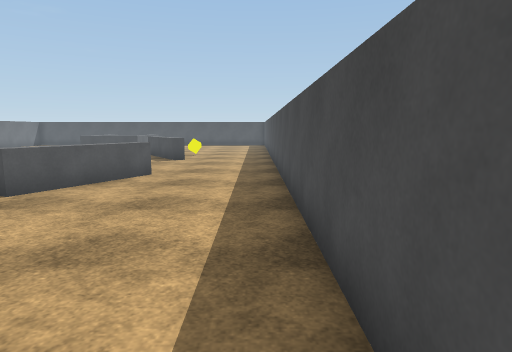
view 1 (above)

17 first-person views from a walk through a scene from a Unity 3-D project. The camera is 1.4 m above the floor, tilts 8° down and sees 75° across. The floor is counted in squares, 1 m on a side. Each view is taken from the middle of a square. On the plan, view 1 faces up. The plan holds only what a view shows up to about 15 squares ahead; the rest is blank. The player character is not drawn. Surface patterns are stand-ins for the level's own textures.

view 2
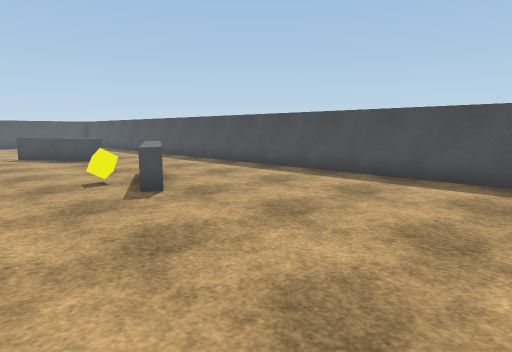

view 3
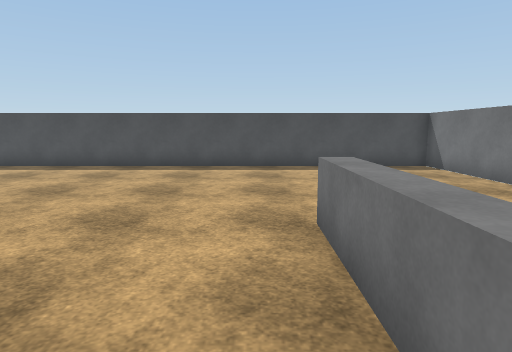

view 4
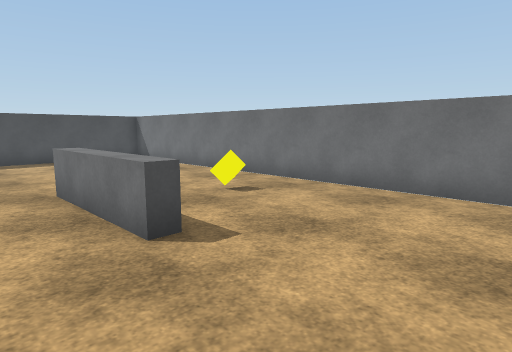

view 5
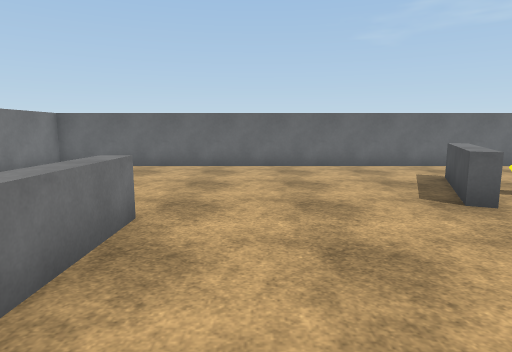

view 6
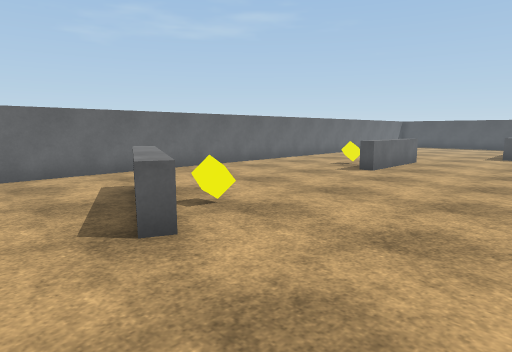

view 7
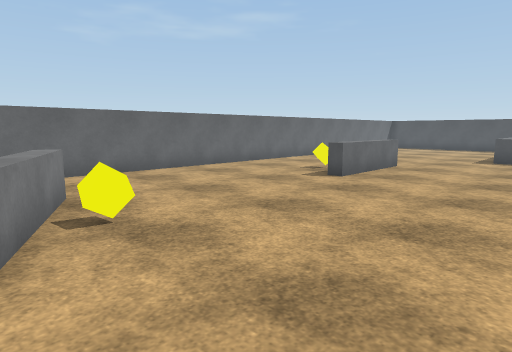

view 8
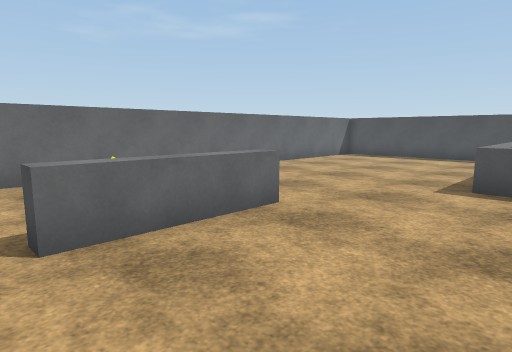

view 9
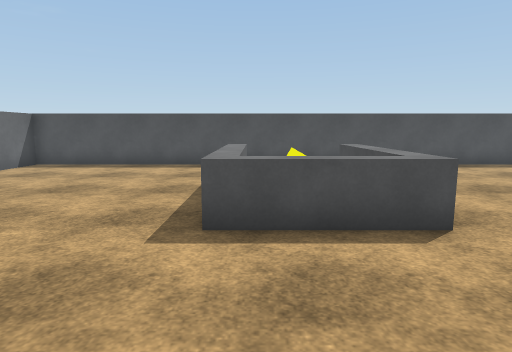

view 10
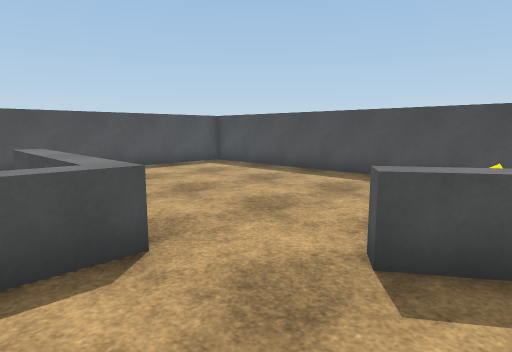

view 11
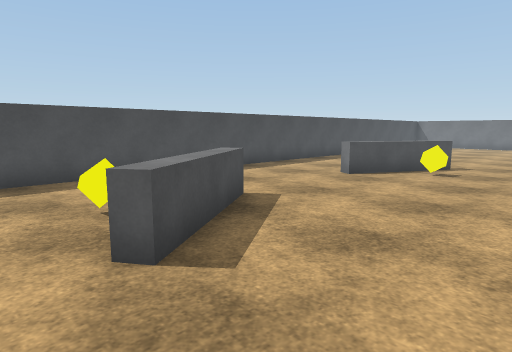

view 12
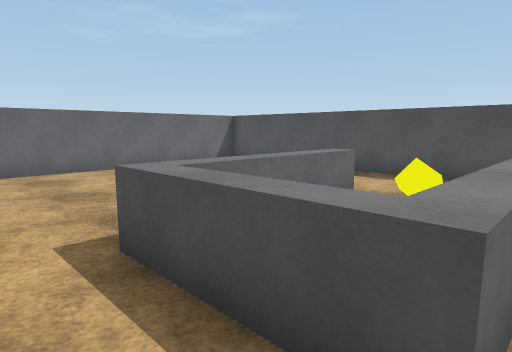

view 13
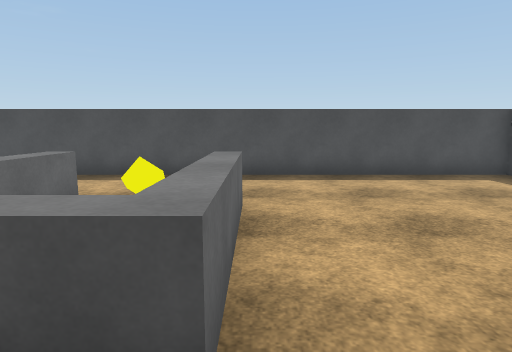

view 14
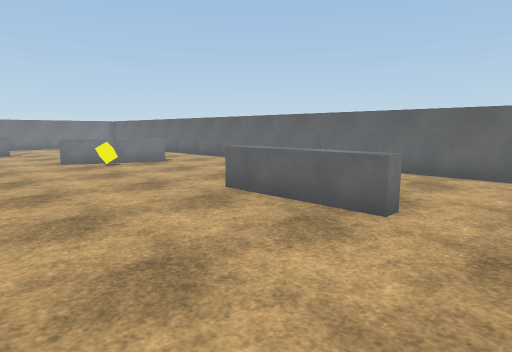

view 15
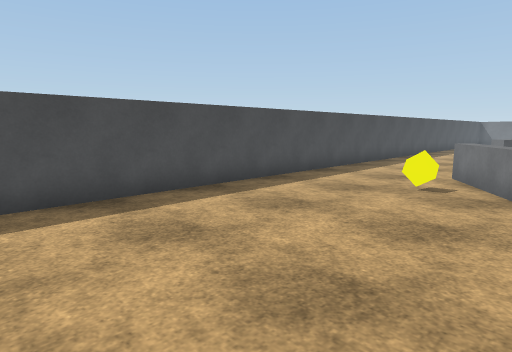

view 16
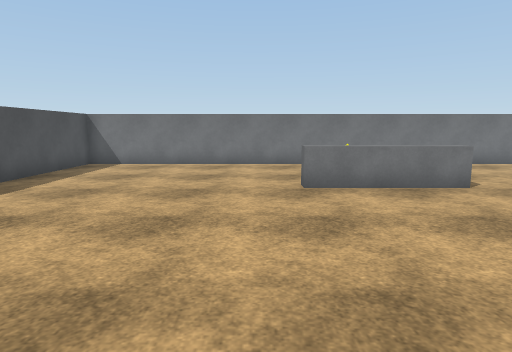

view 17
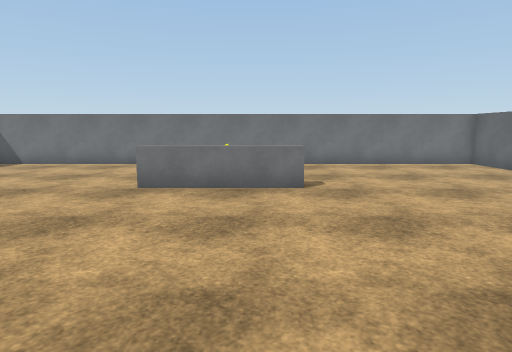

### Floor plan
Key: @ floor where view 1 was taken; # wall or solid block; . floor; = window, fence, low wall or low ledge; ^ raised ledge; C yellow cube.
Columns run from 19 left of view 1 to 1 right of it. Each row starts with its distance up from view 1.
 29 #####################
 28 #........   ........#
 27 #.........  ........#
 26 #.........  ........#
 25 #.......==C==.......#
 24 #.......^^ ^^.......#
 23 #.......^^ ^^.......#
 22 #.......^^ ^^.......#
 21 #.......^^^^^.......#
 20 #...................#
 19 #   .........=......#
 18 #............==.C...#
 17 #.....=.......==....#
 16 #.....^........^....#
 15 #.....^........==...#
 14 #...C.^.............#
 13 #.....^.............#
 12 #...................#
 11 #...................#
 10 #..............==...#
  9 #............C.^....#
  8 #.............^=....#
  7 #.............=.....#
  6 #..==.C.............#
  5 #...=^=.............#
  4 #.....=^............#
  3 #...................#
  2 #...................#
  1 #...................#
  0 #..................@#
 -1 #...................#
 -2 #.......^^^^^.......#
 -3 #.........  ........#
 -4 #...................#
 -5 #.........C.........#
 -6 #...................#
 -7 #...................#
 -8 #####################

Positions as (right, up) in squares from view 1, and headings:
1: (0, 0), facing up
2: (-9, 0), facing up-right
3: (-12, -1), facing right
4: (-15, 0), facing down-right
5: (-6, 0), facing left
6: (-8, 2), facing up-left
7: (-8, 4), facing up-left
8: (-9, 12), facing up-left
9: (-10, 16), facing up
10: (-9, 17), facing up-right
11: (-9, 20), facing down-right
12: (-7, 19), facing up-left
13: (-7, 19), facing up
14: (-8, 19), facing down-left
15: (-6, 26), facing down-right
16: (-6, 6), facing down
17: (-10, 6), facing down
